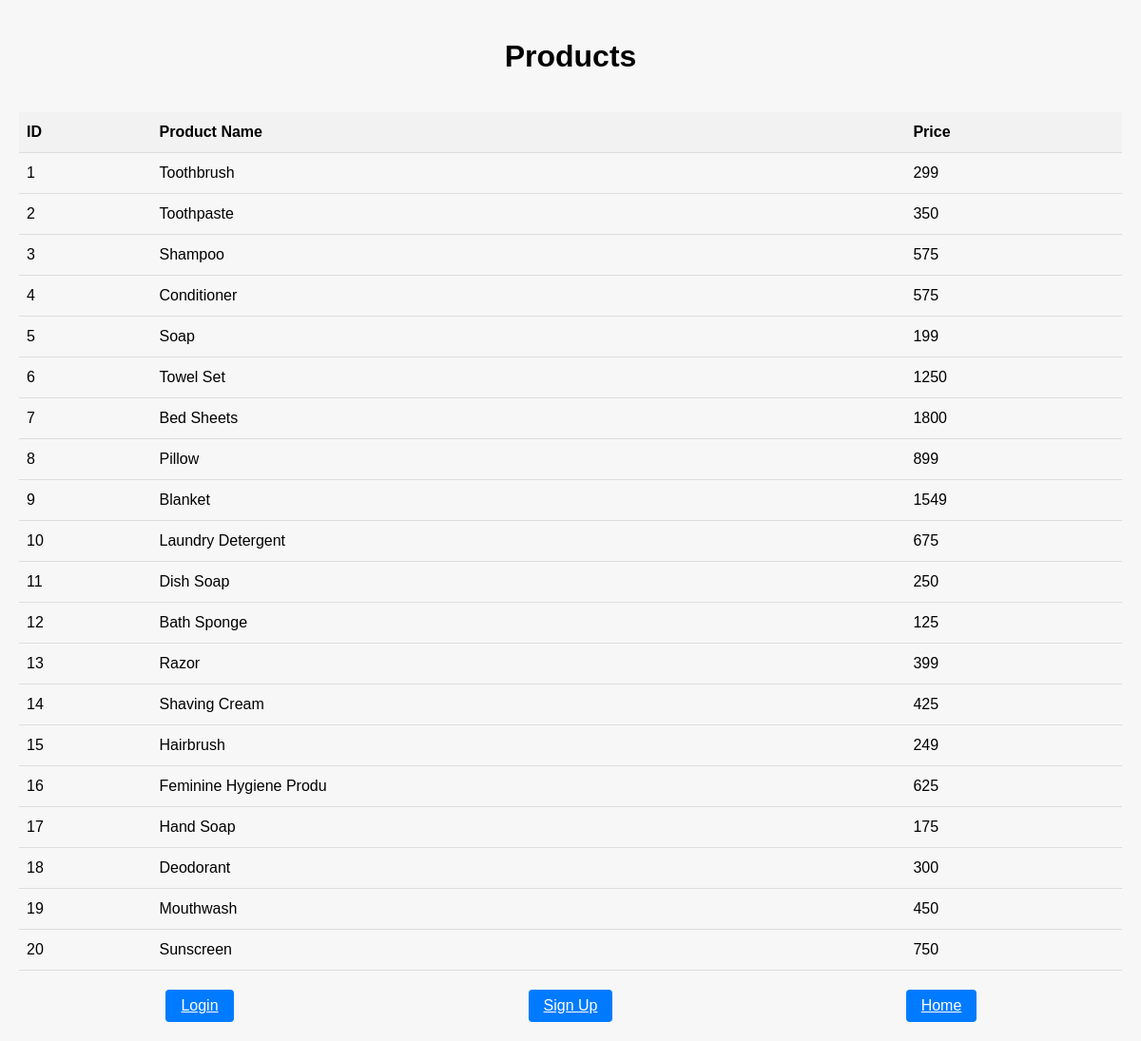
The page /product.php on the database its author committed.
### tables this page shows
CREATE TABLE `products` (
  `id` int(22) NOT NULL,
  `name` varchar(22) NOT NULL,
  `price` int(22) NOT NULL
);

### product.php (the view, shortened to what this page needs)
<?php
include('database.php');
$productItems = [];
$query = "SELECT * FROM products";
$result = mysqli_query($con, $query);
if ($result) {
    while ($row = mysqli_fetch_assoc($result)) {
        $productItems[] = $row;
    }
}
?>
<!DOCTYPE html>
<html lang="en">
<head>
</head>
<body>
<div id="container">
    <h1>Products</h1>
    <table>
        <tr>
            <th>ID</th>
            <th>Product Name</th>
            <th>Price</th>
        </tr>
        <?php foreach ($productItems as $item): ?>
            <tr>
                <td><?php echo $item['id']; ?></td>
                <td><?php echo $item['name']; ?></td>
                <td><?php echo $item['price']; ?></td>
            </tr>
        <?php endforeach; ?>
    </table>
    <div class="navigation-buttons">
        <a href="login.php" class="button">Login</a>
        <a href="signup.php" class="button">Sign Up</a>
        <a href="index.php" class="button">Home</a>
    </div>
</div>
</body>
</html>

### product.php (style rules this page uses)
body { font-family: Arial, sans-serif; margin: 0; padding: 0; background-color: #f7f7f7; }
#container { display: grid; grid-template-columns: 1fr; max-width: 1200px; margin: 0 auto; padding: 20px; }
h1 { text-align: center; margin-bottom: 20px; }
table { width: 100%; border-collapse: collapse; margin-top: 20px; }
th, td { padding: 12px 8px; text-align: left; border-bottom: 1px solid #ddd; }
th { background-color: #f2f2f2; }
.navigation-buttons { display: grid; grid-template-columns: repeat(3, 1fr); justify-items: center; margin-top: 20px; gap: 10px; }
.button { background-color: #007bff; color: #fff; border: none; border-radius: 4px; padding: 8px 16px; cursor: pointer; transition: background-color 0.3s; }

### rows shown on the page
products: id "1", name "Toothbrush", price "299"
products: id "2", name "Toothpaste", price "350"
products: id "3", name "Shampoo", price "575"
products: id "4", name "Conditioner", price "575"
products: id "5", name "Soap", price "199"
products: id "6", name "Towel Set", price "1250"
products: id "7", name "Bed Sheets", price "1800"
products: id "8", name "Pillow", price "899"
products: id "9", name "Blanket", price "1549"
products: id "10", name "Laundry Detergent", price "675"
products: id "11", name "Dish Soap", price "250"
products: id "12", name "Bath Sponge", price "125"
products: id "13", name "Razor", price "399"
products: id "14", name "Shaving Cream", price "425"
products: id "15", name "Hairbrush", price "249"
products: id "16", name "Feminine Hygiene Produ", price "625"
products: id "17", name "Hand Soap", price "175"
products: id "18", name "Deodorant", price "300"
products: id "19", name "Mouthwash", price "450"
products: id "20", name "Sunscreen", price "750"
